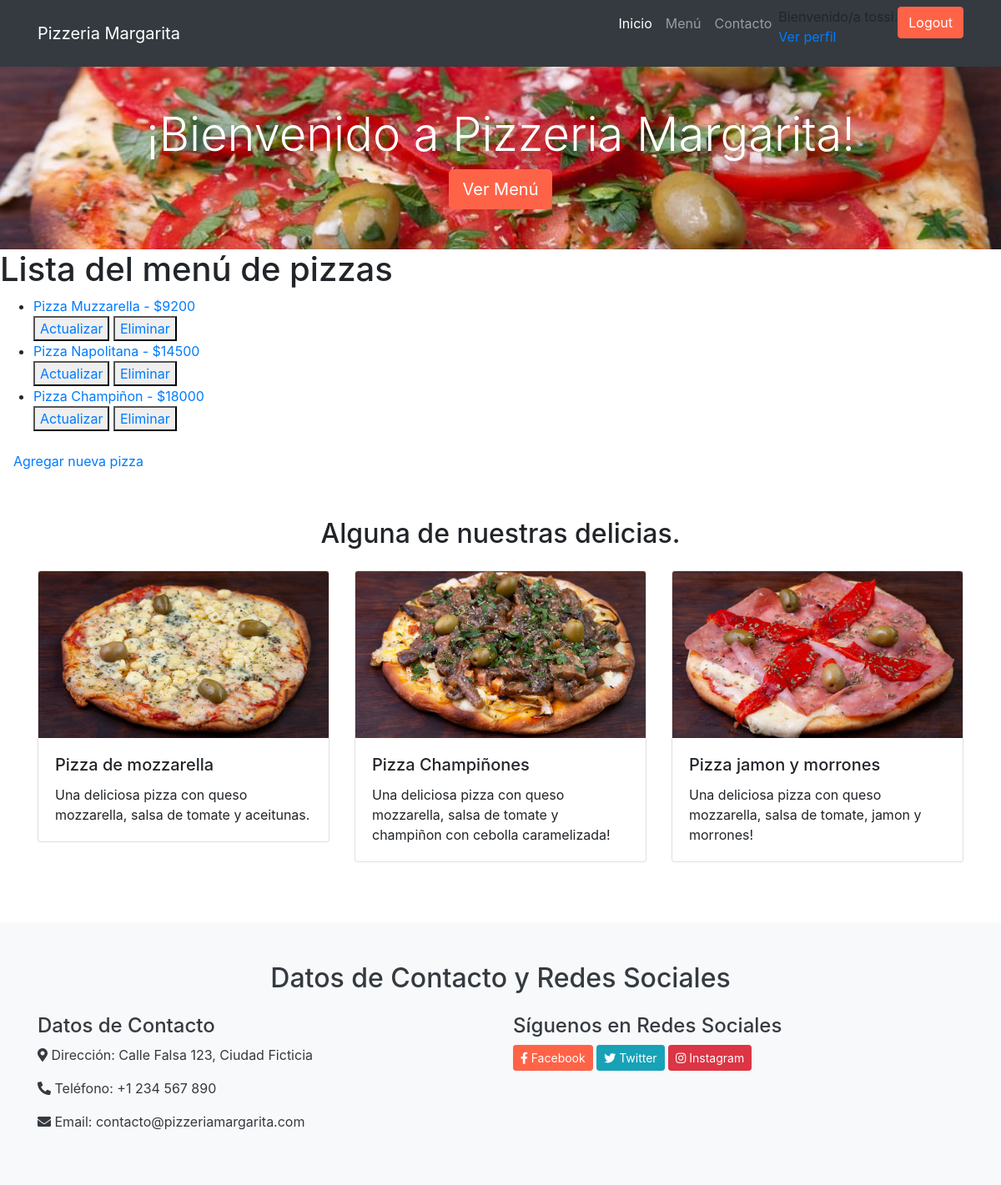
Screenshot of /app-tossi/pizzas/ (signed in) with the database file from the repository.
### AppTossi/models.py (models this page shows, shortened)
class Pizza(models.Model):
    product_name = models.CharField(max_length=30)
    price = models.IntegerField()
    ingredients = models.CharField(max_length=200)
    stock = models.IntegerField(default=0)
    vegetarian = models.BooleanField(default=False)
    img = models.ImageField(upload_to='product_images', blank=True, null=True)

### AppTossi/views.py (the view)
# urls.py: path("pizzas/",pizzas,name="Pizzas"),
def pizzas(req):
    pizzas = Pizza.objects.all
    return render(req,"pizzas.html",{"pizzas":pizzas})

### AppTossi/templates/pizzas.html (shortened to what this page needs)
{% extends 'padre.html' %}
{% block contenidoQueCambia %}
{% load static %}
{% if user.is_staff %}
<h1>Lista del menú de pizzas</h1>
  <ul>
    {% for pizza in pizzas %}
      <li>
        <a href="{% url 'PizzaDetail' pizza.id %}">
          {{pizza.product_name}} - ${{pizza.price}}
        </a>
      </li>
      <button>
        <a href="{% url 'PizzaUpdate' pizza.id %}"> Actualizar </a>
      </button>
      <button>
        <a href="{% url 'PizzaDelete' pizza.id %}"> Eliminar </a>
      </button>
    {% endfor %}
  </ul>
<a class="nav-link" href="{% url 'PizzaCreate' %}">Agregar nueva pizza</a>
{% load static %}
<section id="menu" class="py-5">
    <div class="container">
      <h2 class="text-center mb-4">Alguna de nuestras delicias.</h2>
      <div class="row">
        <div class="col-md-4 mb-4">
          <div class="card">
            <img src="{% static 'images/pizza_muzzarella.jpeg' %}" class="card-img-top" alt="Plato 1">
            <div class="card-body">
              <h5 class="card-title">Pizza de mozzarella</h5>
              <p class="card-text">Una deliciosa pizza con queso mozzarella, salsa de tomate y aceitunas.</p>
            </div>
          </div>
        </div>
        <div class="col-md-4 mb-4">
          <div class="card">
            <img src="{% static 'images/pizza_champiñon.jpeg' %}" class="card-img-top" alt="Plato 2">
            <div class="card-body">
              <h5 class="card-title">Pizza Champiñones</h5>
              <p class="card-text">Una deliciosa pizza con queso mozzarella, salsa de tomate y champiñon con cebolla caramelizada!</p>
            </div>
          </div>
        </div>
        <div class="col-md-4 mb-4">
          <div class="card">
            <img src="{% static 'images/pizza_jamon_y_morrones.jpeg' %}" class="card-img-top" alt="Plato 3">
            <div class="card-body">
              <h5 class="card-title">Pizza jamon y morrones</h5>
              <p class="card-text">Una deliciosa pizza con queso mozzarella, salsa de tomate, jamon y morrones!</p>
            </div>
          </div>
        </div>
      </div>
    </div>
  </section>
{% elif user.is_authenticated %}
{% load static %}
{% else %}
{% load static %}
{% endif %}
{% endblock contenidoQueCambia %}

### AppTossi/templates/navbar.html (shortened to what this page needs)
<nav class="navbar navbar-expand-lg navbar-dark bg-dark">
    <div class="container">
      <a class="navbar-brand" href="/app-tossi/">Pizzeria Margarita</a>
      <div class="collapse navbar-collapse" id="navbarNav">
        <ul class="navbar-nav ml-auto">
          <li class="nav-item active">
            <a class="nav-link" href="/app-tossi/">Inicio</a>
          </li>
          <li class="nav-item">
            <a class="nav-link" href="/app-tossi/#menu">Menú</a>
          </li>
          <li class="nav-item">
            <a class="nav-link" href="/app-tossi/#contacto">Contacto</a>
          </li>
          {% if user.is_authenticated %}
          <p>Bienvenido/a {{user.username}}. <br> <a href="/app-tossi/edit-profile">Ver perfil</a> </p>
          <li>
            <form method="post" action="{% url 'Logout' %}"> {% csrf_token %}
                <button class="btn btn-primary" type="submit">Logout</button>
            </form>
          </li>
          {% else %}
            <a class="nav-link nav-link-outline" href="/app-tossi/login/">Login</a>
            <a class="nav-link nav-link-outline" href="/app-tossi/register/">Register</a>
          {% endif %}
        </ul>
      </div>
    </div>
  </nav>

### AppTossi/static/styles.css (style rules this page uses)
.navbar { background-color: #343a40 !important; }
.btn-primary { background-color: #FF6347; border-color: #FF6347; }
.card-img-top { width: 100%; height: 200px; object-fit: cover; }

### rows the page displays
Pizza: product_name "Pizza Muzzarella", price "9200"
Pizza: product_name "Pizza Napolitana", price "14500"
Pizza: product_name "Pizza Champiñon", price "18000"

### other values shown
{{ user.username }} "tossi"
